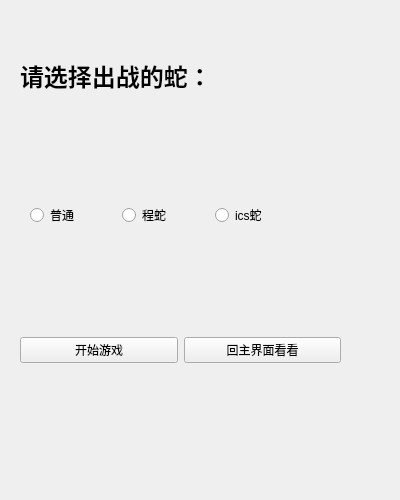
<?xml version="1.0" encoding="UTF-8"?>
<ui version="4.0">
 <class>choose_snake</class>
 <widget class="QWidget" name="choose_snake">
  <property name="geometry">
   <rect>
    <x>0</x>
    <y>0</y>
    <width>400</width>
    <height>500</height>
   </rect>
  </property>
  <property name="windowTitle">
   <string>Form</string>
  </property>
  <widget class="QWidget" name="horizontalLayoutWidget">
   <property name="geometry">
    <rect>
     <x>30</x>
     <y>150</y>
     <width>271</width>
     <height>131</height>
    </rect>
   </property>
   <layout class="QHBoxLayout" name="horizontalLayout">
    <item>
     <widget class="QRadioButton" name="normal">
      <property name="text">
       <string>普通</string>
      </property>
     </widget>
    </item>
    <item>
     <widget class="QRadioButton" name="cheng">
      <property name="text">
       <string>程蛇</string>
      </property>
     </widget>
    </item>
    <item>
     <widget class="QRadioButton" name="ics">
      <property name="text">
       <string>ics蛇</string>
      </property>
     </widget>
    </item>
   </layout>
  </widget>
  <widget class="QLabel" name="label">
   <property name="geometry">
    <rect>
     <x>20</x>
     <y>30</y>
     <width>321</width>
     <height>91</height>
    </rect>
   </property>
   <property name="font">
    <font>
     <pointsize>18</pointsize>
     <weight>75</weight>
     <bold>true</bold>
    </font>
   </property>
   <property name="text">
    <string>请选择出战的蛇：</string>
   </property>
  </widget>
  <widget class="QWidget" name="widget" native="true">
   <property name="geometry">
    <rect>
     <x>20</x>
     <y>310</y>
     <width>321</width>
     <height>81</height>
    </rect>
   </property>
   <layout class="QGridLayout" name="gridLayout">
    <item row="0" column="0">
     <widget class="QPushButton" name="showgame">
      <property name="text">
       <string>开始游戏</string>
      </property>
     </widget>
    </item>
    <item row="0" column="1">
     <widget class="QPushButton" name="goback">
      <property name="text">
       <string>回主界面看看</string>
      </property>
     </widget>
    </item>
   </layout>
  </widget>
 </widget>
 <resources/>
 <connections/>
</ui>
